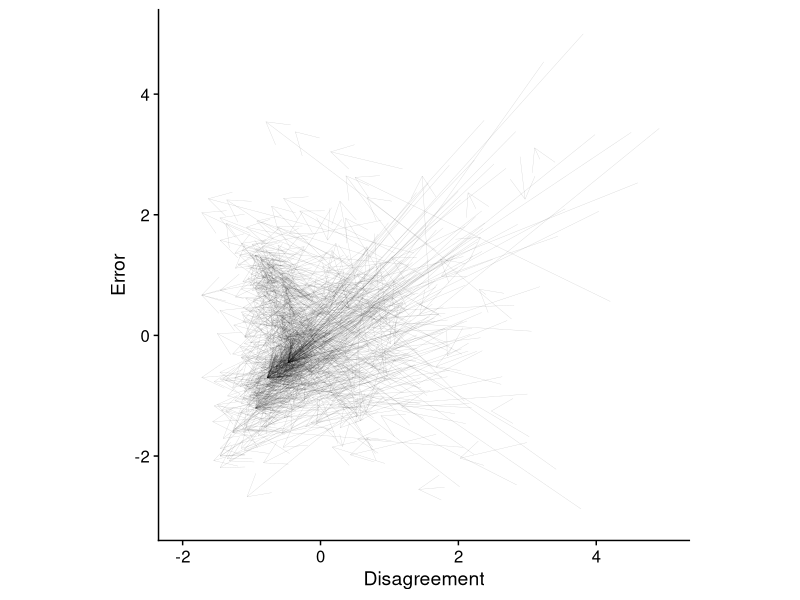
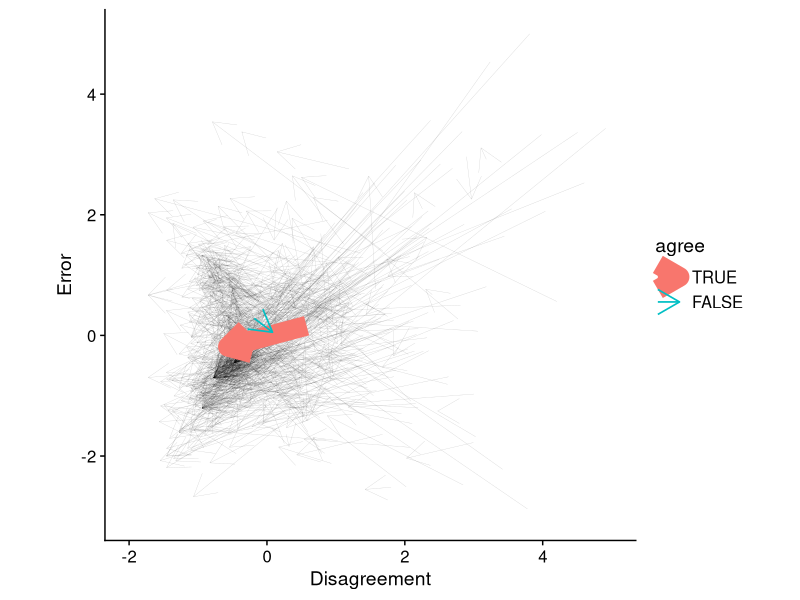
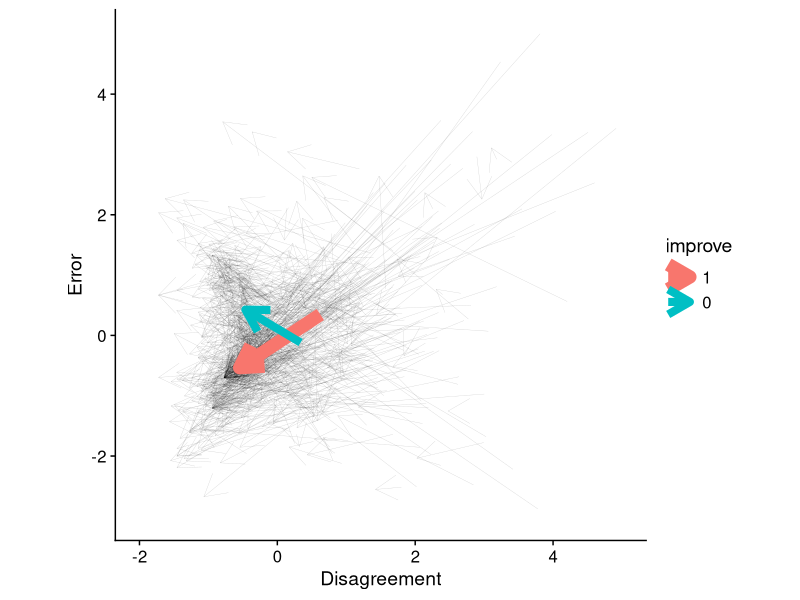
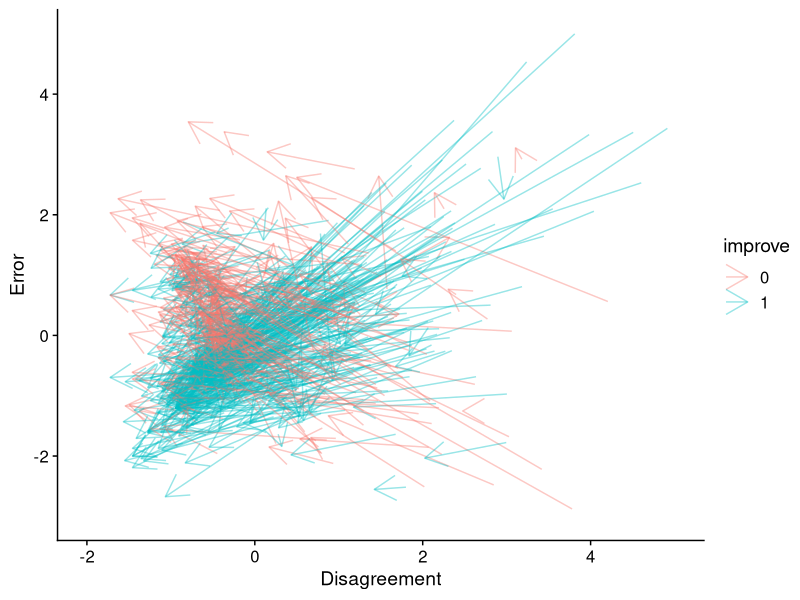
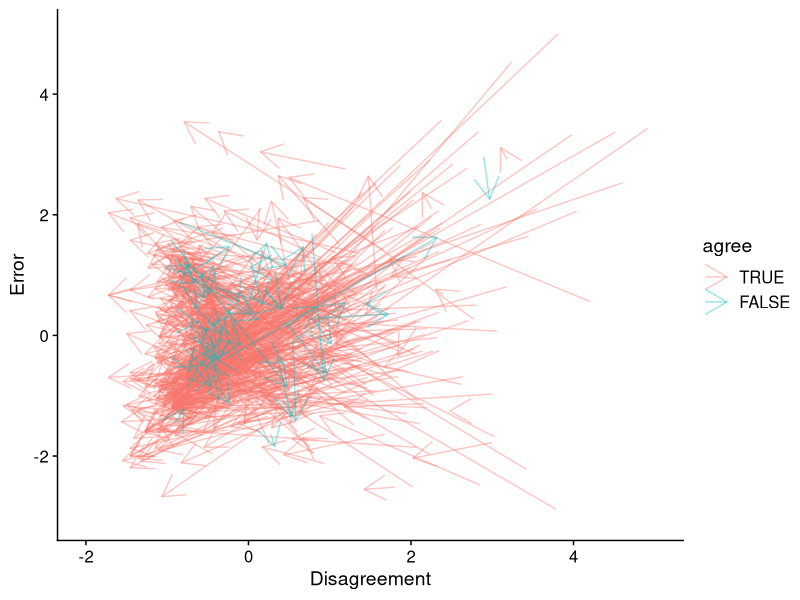

These charts were generated, in order, by the following R code:
## ---- chunk 1
library("tidyverse")
library("cowplot")

group_data <- read_csv("data1.csv")
# DATA1 <- read_csv("indS1dates1.csv")
# DATA2 <- read_csv("indS1dates2.csv")
# DATA  <- bind_rows(DATA1, DATA2)
group_data <- mutate(group_data, agree = sd2 < sd1) # create a new variable to indicate whether group agreement formed

group_data_n <- group_data %>% 
  pivot_longer(cols = 8:9,   names_to ="acc_time", values_to = "acc_val") %>% 
  pivot_longer(cols = 12:13, names_to ="agr_time", values_to = "agr_val") %>% 
  group_by(qcode) %>% 
  mutate(acc_val = scale(acc_val), agr_val = scale(agr_val)) %>% 
  pivot_wider(names_from = "acc_time", values_from = "acc_val") %>% 
  pivot_wider(names_from = "agr_time", values_from = "agr_val") %>% 
  mutate(agree = as.factor(agree), improve = as.factor(improve)) %>% 
  ungroup(qcode)
## ---- chunk 2
arrow_graph_n <- ggplot() +
  geom_segment(aes(x = sd1, y = aee1, xend = sd2, yend = aee2), data = group_data_n, arrow = arrow(), alpha = 0.2, size = 0.1) + 
  theme_cowplot() + xlab('Disagreement') + ylab('Error') + ylim(-3, 5) + xlim(-2, 5) + theme(aspect.ratio=1) 
arrow_graph_n # normalised 

averaged_data_n <- group_data_n %>% 
  select(sd1, sd2, aee1, aee2, agree) %>% 
  group_by(agree) %>% 
  summarise(sd1 = mean(sd1), sd2 = mean(sd2), aee1 = mean(aee1), aee2 = mean(aee2), case = n()/100)
line_thickness <- averaged_data_n %>% select(case) %>% unlist() %>% as.vector() # don't mapping thickness by aes(size = x)

arrow_graph_agree_n_average <- ggplot() +
  geom_segment(aes(x = sd1, y = aee1, xend = sd2, yend = aee2), data = group_data_n, arrow = arrow(), alpha = 0.2, size = 0.1) + 
  geom_segment(aes(x = sd1, y = aee1, xend = sd2, yend = aee2, colour = agree), data = averaged_data_n %>% filter(agree == 'TRUE'), arrow = arrow(), alpha = 1, lwd = line_thickness[2]) + 
  geom_segment(aes(x = sd1, y = aee1, xend = sd2, yend = aee2, colour = agree), data = averaged_data_n %>% filter(agree == 'FALSE'), arrow = arrow(), alpha = 1, lwd = line_thickness[1]) + 
  theme_cowplot() + xlab('Disagreement') + ylab('Error') + ylim(-3, 5) + xlim(-2, 5) + guides(size = "none") + theme(aspect.ratio=1)
arrow_graph_agree_n_average # normalised broken down with whether group agreement were formed

averaged_data_n <- group_data_n %>% 
  select(sd1, sd2, aee1, aee2, improve) %>% 
  group_by(improve) %>% 
  summarise(sd1 = mean(sd1), sd2 = mean(sd2), aee1 = mean(aee1), aee2 = mean(aee2), case = n()/100)

line_thickness <- averaged_data_n %>% select(case) %>% unlist() %>% as.vector()
arrow_graph_improve_n_average <- ggplot() +
  geom_segment(aes(x = sd1, y = aee1, xend = sd2, yend = aee2), data = group_data_n, arrow = arrow(), alpha = 0.2, size = 0.1) +
  geom_segment(aes(x = sd1, y = aee1, xend = sd2, yend = aee2, colour = improve), data = averaged_data_n %>% filter(improve == 1), arrow = arrow(), alpha = 1, lwd = line_thickness[2]) + 
  geom_segment(aes(x = sd1, y = aee1, xend = sd2, yend = aee2, colour = improve), data = averaged_data_n %>% filter(improve == 0), arrow = arrow(), alpha = 1, lwd = line_thickness[1]) + 
  theme_cowplot() + xlab('Disagreement') + ylab('Error') + ylim(-3, 5) + xlim(-2, 5) + guides(size = "none") + theme(aspect.ratio=1)
arrow_graph_improve_n_average # normalised broken down with whether group agreement were formed
## ---- chunk 3
arrow_graph_accuracy_n <- ggplot() +
  geom_segment(aes(x = sd1, y = aee1, xend = sd2, yend = aee2, colour = improve), data = group_data_n, arrow = arrow(), alpha = 0.4) + 
  theme_cowplot() + xlab('Disagreement') + ylab('Error') + ylim(-3, 5) + xlim(-2, 5)
arrow_graph_accuracy_n # normalised broken down with whether group performance were improved

arrow_graph_agree_n <- ggplot() +
  geom_segment(aes(x = sd1, y = aee1, xend = sd2, yend = aee2, colour = agree), data = group_data_n %>% filter(agree == 'TRUE'), arrow = arrow(), alpha = 0.4) + 
  geom_segment(aes(x = sd1, y = aee1, xend = sd2, yend = aee2, colour = agree), data = group_data_n %>% filter(agree == 'FALSE'), arrow = arrow(), alpha = 0.4) + 
  theme_cowplot() + xlab('Disagreement') + ylab('Error') + ylim(-3, 5) + xlim(-2, 5)
arrow_graph_agree_n # normalised broken down with whether group agreement were formed
